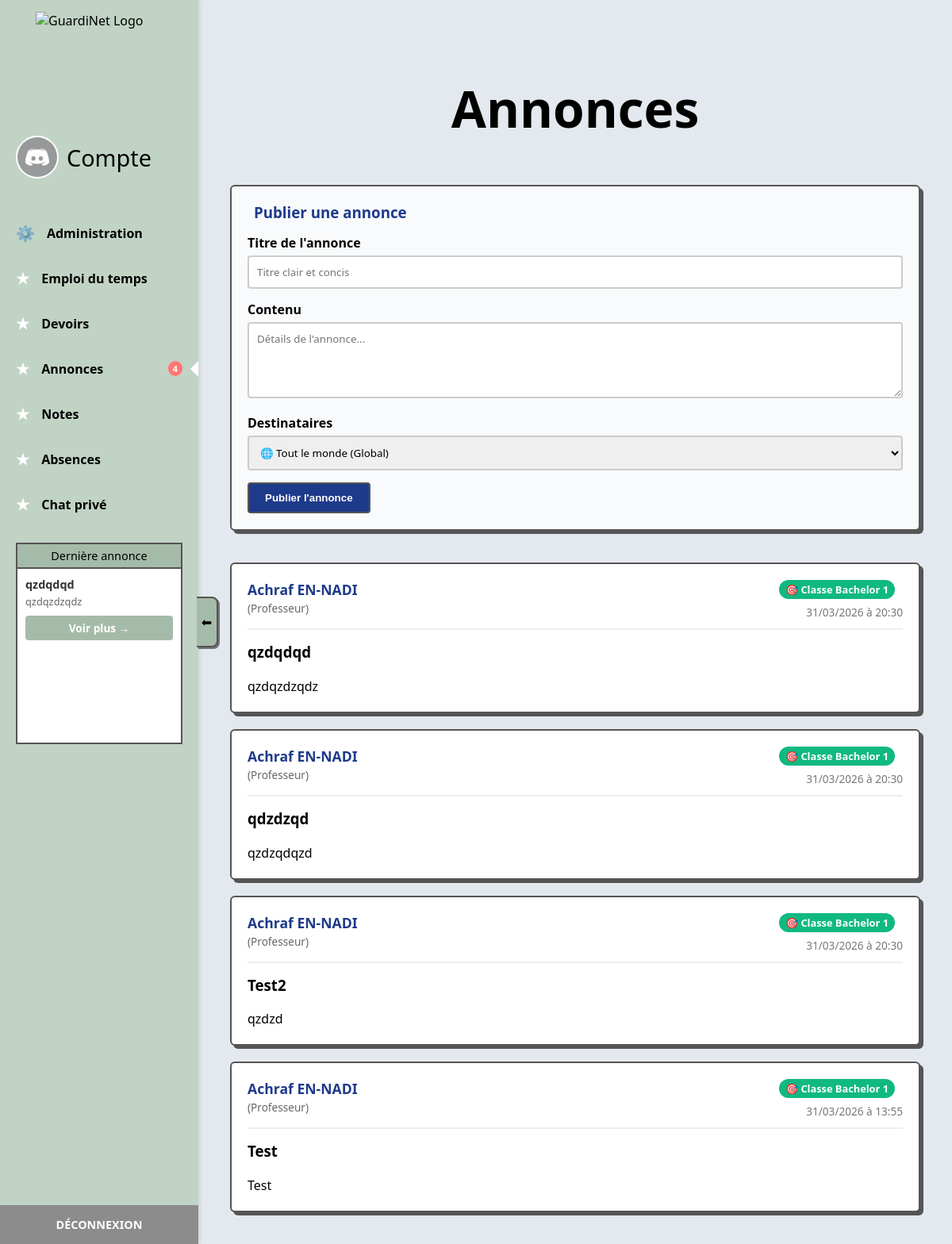
The page /annonces (signed in) on the database its author committed.
### app/models.py (models this page shows, shortened)
class Announcement(db.Model):
    __tablename__ = 'announcements'
    id = db.Column(db.Integer, primary_key=True)
    author_id = db.Column(db.String(12), db.ForeignKey('users.user_id'), nullable=False)
    class_id = db.Column(db.Integer, db.ForeignKey('classes.id'), nullable=True)  # NULL means Global
    title = db.Column(db.String(255), nullable=False)
    content = db.Column(db.Text, nullable=False)
    created_at = db.Column(db.DateTime, default=datetime.utcnow)
    author = db.relationship('User', foreign_keys=[author_id], backref='announcements_published')
    target_class = db.relationship('ClassGroup', backref='announcements_received')

class User(UserMixin, db.Model):
    __tablename__ = 'users'
    id = db.Column(db.Integer, primary_key=True)
    user_id = db.Column(db.String(12), unique=True, nullable=False, index=True)  # Random 10-12 char ID
    firstname = db.Column(db.String(100), nullable=False)
    lastname = db.Column(db.String(100), nullable=False)
    email = db.Column(db.String(120), unique=True, nullable=False, index=True)
    password_hash = db.Column(db.String(255), nullable=False)
    role = db.Column(db.String(20), nullable=False, default='student')  # student, teacher, admin
    class_id = db.Column(db.Integer, db.ForeignKey('classes.id'), nullable=True)  # For students
    is_active = db.Column(db.Boolean, default=True)
    is_password_temporary = db.Column(db.Boolean, default=False)  # Temporary password flag
    profile_pic = db.Column(db.String(255), nullable=True, default='default.jpg')
    created_at = db.Column(db.DateTime, default=datetime.utcnow)
    updated_at = db.Column(db.DateTime, default=datetime.utcnow, onupdate=datetime.utcnow)
    last_announcements_read_at = db.Column(db.DateTime, nullable=True)

class ClassGroup(db.Model):
    __tablename__ = 'classes'
    id = db.Column(db.Integer, primary_key=True)
    name = db.Column(db.String(50), nullable=False, unique=True)
    students = db.relationship('User', backref='class_group', lazy=True)
    schedules = db.relationship('ScheduleEvent', backref='class_group', lazy=True)

### app/routes/main.py (the view, shortened to what this page needs)
@main_bp.route('/annonces', methods=['GET', 'POST'])
@login_required
def annonces():
    from app.models import Announcement, ClassGroup, Course, ScheduleEvent, db
    if current_user.role == 'admin':
        annonces_list = Announcement.query.order_by(Announcement.created_at.desc()).all()
    else:
        annonces_list = Announcement.query.filter(
            (Announcement.class_id.is_(None)) | (Announcement.class_id == current_user.class_id)
        ).order_by(Announcement.created_at.desc()).all()
    classes = ClassGroup.query.all()
    nb_annonces = len(annonces_list)
    current_user.last_announcements_read_at = datetime.utcnow()
    db.session.commit()
    return render_template('annonces.html', active_page='annonces', annonces=annonces_list, classes=classes, nb_annonces=nb_annonces)

### app/routes/main.py (called while the page is built)
@main_bp.before_request
def require_password_change():
    from flask_login import current_user
    from flask import request, redirect, url_for
    if current_user.is_authenticated:
        allowed_endpoints = ['main.force_change_password', 'main.logout', 'static']
        if current_user.is_password_temporary and hasattr(request, 'endpoint') and request.endpoint and request.endpoint not in allowed_endpoints and not request.endpoint.startswith('static'):
            return redirect(url_for('main.force_change_password'))

### app/templates/annonces.html (shortened to what this page needs)
{% extends "base.html" %}
{% block content %}
    <div style="text-align: center; margin-bottom: 40px; margin-top: 20px;">
        <h2 class="edt-main-title" style="font-size: 4rem;">Annonces</h2>
    </div>
    <div style="max-width: 900px; margin: 0 auto; display: flex; flex-direction: column; gap: 20px;">
        {% if current_user.role in ['admin', 'teacher'] %}
        <div class="annonce-card" style="margin-bottom: 20px; background-color: #f8fafc;">
            <h3 style="margin-top: 0; margin-bottom: 15px; color: #1e3a8a;">
                Publier une annonce
            </h3>
            <form method="POST" action="{{ url_for('main.annonces') }}">
                <div style="margin-bottom: 15px;">
                    <label style="display: block; font-weight: bold; margin-bottom: 5px;">Titre de l'annonce</label>
                    <input type="text" name="title" required class="form-control" placeholder="Titre clair et concis">
                </div>
                <div style="margin-bottom: 15px;">
                    <label style="display: block; font-weight: bold; margin-bottom: 5px;">Contenu</label>
                    <textarea name="content" required rows="4" class="form-control" style="resize: vertical;" placeholder="Détails de l'annonce..."></textarea>
                </div>
                <div style="margin-bottom: 15px;">
                    <label style="display: block; font-weight: bold; margin-bottom: 5px;">Destinataires</label>
                    <select name="class_id" class="form-control">
                        {% if current_user.role == 'admin' %}
                           <option value="global">🌐 Tout le monde (Global)</option>
                        {% endif %}
                    </select>
                </div>
                <button type="submit" class="btn-submit">
                    Publier l'annonce
                </button>
            </form>
        </div>
        {% endif %}
        {% if annonces %}
            {% for annonce in annonces %}
            <div class="annonce-card {% if annonce.class_id == None %}annonce-global{% endif %}">
                <div style="display: flex; justify-content: space-between; align-items: flex-start; border-bottom: 2px solid #eee; padding-bottom: 10px; margin-bottom: 15px;">
                    <div>
                        <strong style="color: #1e3a8a; font-size: 1.1rem; display: block;">
                            {{ annonce.author.firstname }} {{ annonce.author.lastname }}
                        </strong>
                        <span style="color: #666; font-size: 0.85rem;">
                            ({% if annonce.author.role == 'admin' %}Administration{% else %}Professeur{% endif %})
                        </span>
                    </div>
                    <div style="text-align: right;">
                        <span class="{% if annonce.class_id == None %}badge-global{% else %}badge-class{% endif %}" style="margin-right: 10px; display: inline-block; margin-bottom: 5px;">
                            {% if annonce.class_id == None %}
                                🌐 Global
                            {% else %}
                                🎯 Classe {{ annonce.target_class.name }}
                            {% endif %}
                        </span>
                        <br>
                        <span style="color: #777; font-size: 0.85rem;">
                            {{ annonce.created_at.strftime('%d/%m/%Y à %H:%M') }}
                        </span>
                    </div>
                </div>
                <h3 style="margin-top: 0;">{{ annonce.title }}</h3>
                <p style="margin-bottom: 0; white-space: pre-wrap; line-height: 1.5;">{{ annonce.content }}</p>
            </div>
            {% endfor %}
        {% else %}
            <div class="annonce-card" style="text-align: center; color: #777; padding: 40px 20px;">
                <i class="fas fa-info-circle" style="font-size: 2rem; margin-bottom: 10px; color: #ccc;"></i>
                <p style="margin: 0; font-size: 1.1rem;">Aucune annonce pour le moment.</p>
            </div>
        {% endif %}
    </div>
{% endblock %}

### app/templates/base.html (shortened to what this page needs)
<!DOCTYPE html>
<html lang="fr">
<head>
    <link rel="stylesheet" href="{{ url_for('static', filename='css/style.css') }}">
</head>
<body>
    <div class="dashboard-container">
        <aside class="sidebar" id="sidebar">
            <div class="sidebar-inner">
                <div class="brand-logo" style="margin-top: 15px; min-height: 106px;">
                    <img src="{{ url_for('static', filename='img/logo.png') }}" alt="GuardiNet Logo" style="max-width: 80%; width: 160px; height: 106px; object-fit: contain; display: block; margin: 0 auto;">
                </div>
                <div class="profile-section" style="cursor: pointer;" onclick="window.location.href='{{ url_for('main.profile') }}'">
                    <img style="object-fit: cover; border-radius: 50%; width: 50px; height: 50px; border: 2px solid white;" src="{% if current_user.profile_pic %}{{ url_for('static', filename=('img/profiles/' + current_user.profile_pic) if current_user.profile_pic != 'default.jpg' else 'img/default_profile.jpg') }}{% else %}{{ url_for('static', filename='img/default_profile.jpg') }}{% endif %}" alt="Avatar">
                    <span style="font-size: 1.8rem; font-weight: 300;">Compte</span>
                </div>
                <nav>
                    <ul class="nav-menu">
                        {% if current_user.is_authenticated and current_user.role == 'admin' %}
                        <li>
                            <a href="{{ url_for('main.admin_panel') }}" class="nav-item">
                                <span class="icon">⚙️</span> Administration
                            </a>
                        </li>
                        {% endif %}
                        <li>
                            <a href="{{ url_for('main.dashboard') }}" class="nav-item">
                                <span class="icon">★</span> Emploi du temps
                            </a>
                        </li>
                        <li>
                            <a href="{{ url_for('main.devoirs') }}" class="nav-item">
                                <span class="icon">★</span> Devoirs
                            </a>
                        </li>
                        <li>
                            <a href="{{ url_for('main.annonces') }}" class="nav-item">
                                <span class="icon">★</span> Annonces
                                {% if unread_announcements_count > 0 %}
                                <span class="badge">{{ unread_announcements_count }}</span>
                                {% endif %}
                                {% if active_page == 'annonces' %}<div class="active-tab-indicator"></div>{% endif %}
                            </a>
                        </li>
                        <li>
                            <a href="{{ url_for('main.notes') }}" class="nav-item">
                                <span class="icon">★</span> Notes
                            </a>
                        </li>
                        <li>
                            <a href="{{ url_for('main.absences') }}" class="nav-item">
                                <span class="icon">★</span> Absences
                            </a>
                        </li>
                        <li>
                            <a href="{{ url_for('main.chat') }}" class="nav-item" style="position: relative;">
                                <span class="icon">★</span> Chat privé
                            </a>
                        </li>
                    </ul>
                </nav>
                <div class="announcement-box">
                    <div class="announcement-header">Dernière annonce</div>
                    <div class="announcement-content" style="padding: 10px; text-align: left;">
                        {% if latest_announcement %}
                            <strong style="color: #333; font-size: 0.9em; display: block; margin-bottom: 5px;">{{ latest_announcement.title }}</strong>
                            <p style="color: #666; font-size: 0.8em; margin: 0 0 10px 0; overflow: hidden; text-overflow: ellipsis; display: -webkit-box; -webkit-line-clamp: 2; -webkit-box-orient: vertical; line-height: 1.2;">
                                {{ latest_announcement.content[:80] + '...' if latest_announcement.content|length > 80 else latest_announcement.content }}
                            </p>
                            <a href="{{ url_for('main.annonces') }}" style="display: block; background-color: #a5bba9; padding: 6px; border-radius: 4px; font-size: 0.85em; color: white; text-decoration: none; text-align: center; font-weight: bold; width: 100%; box-sizing: border-box; transition: background-color 0.2s;">Voir plus &rarr;</a>
                        {% else %}
                            <span style="font-size: 0.85em; color: #777;">Aucune annonce pour le moment.</span>
                        {% endif %}
                    </div>
                </div>
                <a href="{{ url_for('main.logout') }}" class="logout-btn">Déconnexion</a>
            </div>
            <div class="sidebar-toggle" id="sidebar-toggle" onclick="toggleSidebar()">
                <span id="toggle-icon">⬅</span>
            </div>
        </aside>
        <main class="main-content">
            {% block content %}
            {% endblock %}
        </main>
    </div>
</body>
</html>

### app/static/css/style.css (style rules this page uses)
body, html { margin: 0; padding: 0; height: 100%; font-family: 'Segoe UI', Tahoma, Geneva, Verdana, sans-serif; background-color: var(--main-bg); }
.dashboard-container { display: flex; height: 100vh; }
.sidebar { width: 250px; min-width: 250px; background-color: var(--sidebar-bg); box-shadow: 2px 0 5px rgba(0,0,0,0.1); position: relative; transition: margin-left 0.3s ease; z-index: 10; }
.sidebar-inner { width: 250px; height: 100%; display: flex; flex-direction: column; overflow-x: hidden; overflow-y: auto; }
.sidebar-toggle { position: absolute; right: -25px; top: 50%; transform: translateY(-50%); width: 25px; height: 60px; background-color: #a5bba9; align-items: center; justify-content: center; display: flex; cursor: pointer; box-shadow: 2px 2px 0px rgba(0,0,0,0.5); border: 2px solid #555; border-left: none; border-radius: 0 8px 8px 0; color: var(--text-color); font-size: 1rem; z-index: 100; transition: background-color 0.2s; }
.profile-section { display: flex; align-items: center; padding: 20px; margin-bottom: 20px; }
.profile-section img { width: 40px; height: 40px; border-radius: 50%; margin-right: 10px; background-color: white; object-fit: cover; }
.profile-section span { font-size: 1.2rem; font-weight: 500; }
.nav-menu { list-style: none; padding: 0; margin: 0; flex-grow: 1; }
.nav-item { padding: 15px 20px; display: flex; align-items: center; text-decoration: none; color: var(--text-color); font-weight: 600; font-size: 1rem; transition: background-color 0.2s; position: relative; }
.icon { color: white; margin-right: 15px; font-size: 1.2rem; }
.badge { background-color: var(--notification-red); color: white; font-size: 0.7rem; padding: 2px 6px; border-radius: 50%; position: absolute; right: 20px; }
.announcement-box { background-color: white; margin: 20px; height: 250px; border: 2px solid #555; display: flex; flex-direction: column; }
.announcement-header { background-color: #a5bba9; text-align: center; padding: 5px; border-bottom: 2px solid #555; font-size: 0.9rem; color: #000; }
.announcement-content { flex-grow: 1; }
.logout-btn { background-color: var(--logout-bg); color: white; text-align: center; padding: 15px; text-decoration: none; font-weight: bold; text-transform: uppercase; font-size: 0.9rem; margin-top: auto; }
.active-tab-indicator { position: absolute; right: -10px; width: 0; height: 0; border-top: 20px solid transparent; border-bottom: 20px solid transparent; border-right: 20px solid white; }
.main-content { flex-grow: 1; padding: 40px; overflow-y: auto; }
.brand-logo { display: flex; justify-content: center; align-items: center; margin-bottom: 30px; padding: 0 20px; }
.brand-logo img { width: 160px; max-width: 100%; height: auto; object-fit: contain; }

### app/templates/annonces.html (style rules this page uses)
.form-control { width: 100%; padding: 10px; border: 2px solid #ccc; border-radius: 4px; font-family: inherit; box-sizing: border-box; }
.btn-submit { background-color: #1e3a8a; color: white; border: 2px solid #555; padding: 10px 20px; font-weight: bold; cursor: pointer; border-radius: 4px; transition: 0.2s; }
.annonce-card { background-color: white; border: 2px solid #555; padding: 20px; box-shadow: 4px 4px 0 #555; border-radius: 6px; }
.badge-class { background-color: #10b981; color: white; padding: 3px 8px; border-radius: 12px; font-size: 0.8rem; font-weight: bold; }

### rows shown on the page
Announcement: title "qzdqdqd", content "qzdqzdzqdz", author.firstname "Achraf", author.lastname "EN-NADI", target_class.name "Bachelor 1", created_at "31/03/2026 à 20:30"
User: class_id "🌐 Tout le monde (Global)"
Announcement: author.firstname "Achraf", author.lastname "EN-NADI", target_class.name "Bachelor 1", created_at "31/03/2026 à 20:30", title "qdzdzqd", content "qzdzqdqzd"
Announcement: author.firstname "Achraf", author.lastname "EN-NADI", target_class.name "Bachelor 1", created_at "31/03/2026 à 20:30", title "Test2", content "qzdzd"
Announcement: author.firstname "Achraf", author.lastname "EN-NADI", target_class.name "Bachelor 1", created_at "31/03/2026 à 13:55", title "Test", content "Test"

### other values the page prints
{{ unread_announcements_count }} "4"
